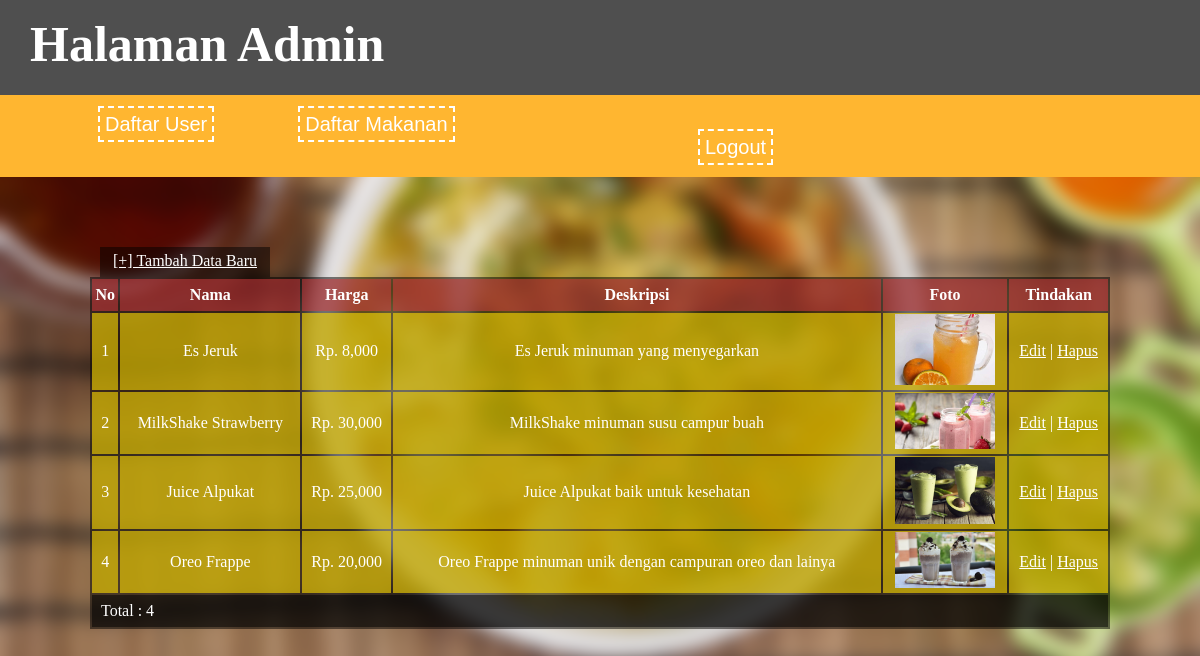
Page /admin-minuman.php (signed in) on the committed database.
### tables this page shows
CREATE TABLE `minuman` (
  `id` int(11) NOT NULL,
  `nama` varchar(100) NOT NULL,
  `harga` int(11) NOT NULL,
  `foto` varchar(100) NOT NULL,
  `deskripsi` text NOT NULL
);

### admin-minuman.php (the view, shortened to what this page needs)
<?php
 require_once("koneksi.php");
 ?>
<!DOCTYPE html>
<html>
<head>
</head>
<body>
	<header>
	<h1>Halaman Admin</h1>
	</header>
	<nav>
 	<a href="admin-user.php" class="nav">Daftar User</a>
	<a href="admin-menu.php" class="nav">Daftar Makanan</a>
	<a href="logout.php" id="log">Logout</a>
	</nav>
	<p><a href="tambah-minuman.php">[+] Tambah Data Baru</a></p>
	<table align="center">
		<thead>
			<tr>
				<th>No</th>
				<th>Nama</th>
				<th>Harga</th>
				<th>Deskripsi</th>
                <th>Foto</th>
				<th>Tindakan</th>
			</tr>
		</thead>
		<tbody>
			<?php
				$sql = "SELECT * FROM minuman";
				$hasil = mysqli_query($konek, $sql);
                $nomor=1;
				while($data = mysqli_fetch_array($hasil)) { ?>
				<tr>
					<td><?php echo $nomor; ?></td>
					<td><?php echo $data['nama']; ?></td>
					<td>Rp. <?php echo number_format($data['harga']); ?></td>
					<td><?php echo $data['deskripsi']; ?></td>
                    <td><img src="foto-minuman/<?php echo $data['foto']; ?>" width="100"></td>
					<td>
						<a href="edit-minuman.php?id=<?php echo $data['id']; ?>">Edit</a> |
						<a href="hapus-minuman.php?id=<?php echo $data['id']; ?>">Hapus</a>
					</td>
                    </tr>
                <?php $nomor++; } ?>
		</tbody>
		<tfoot>
			<tr>
				<td colspan="7">&nbsp;&nbsp;Total : <?php echo mysqli_num_rows($hasil); ?></td>
			</tr>
		</tfoot>
	</table>
</body>
</html>

### admin-minuman.php (style rules this page uses)
body { margin: 0; padding: 0; background: url(gambar/mk0.png); background-size: cover; }
header { background: #4f4f4f; height: 95px; }
h1 { margin: 0; padding: 15px 0px 0px 30px; font-family: agency fb; color: white; font-size: 50px; }
p { background: rgba(0,0,0,.5); width: 160px; height: 20px; text-align: center; margin-top: 70px; margin-left: 100px; margin-bottom: 0; padding: 5px; }
table { border: none; width: 85%; color: white; background: rgba(0,0,0,.5); }
table thead { background: rgba(225,60,64,.5); }
table th { height: 30px; }
table tbody { background: rgba(255,220,0,.6); }
table tbody td { height: 30px; text-align: center; }
table tfoot td { background: rgba(0,0,0,.5); height: 30px; }
a { color: white; }
nav { background: #ffb630; padding: 18px; }
.nav { color: white; text-decoration: none; margin-left: 80px; font-family: sans-serif; font-size: 20px; border: 2px dashed white; padding: 5px; transition: 1s; }
#log { color: white; text-decoration: none; margin-left: 680px; font-family: sans-serif; font-size: 20px; border: 2px dashed white; padding: 5px; transition: 1s; }

### rows in the picture
minuman: nama "Es Jeruk", harga "8,000", deskripsi "Es Jeruk minuman yang menyegarkan", foto (picture)
minuman: nama "MilkShake Strawberry", harga "30,000", deskripsi "MilkShake minuman susu campur buah", foto (picture)
minuman: nama "Juice Alpukat", harga "25,000", deskripsi "Juice Alpukat baik untuk kesehatan", foto (picture)
minuman: nama "Oreo Frappe", harga "20,000", deskripsi "Oreo Frappe minuman unik dengan campuran oreo dan lainya", foto (picture)

### other values in the picture
mysqli_num_rows($hasil) "4"
